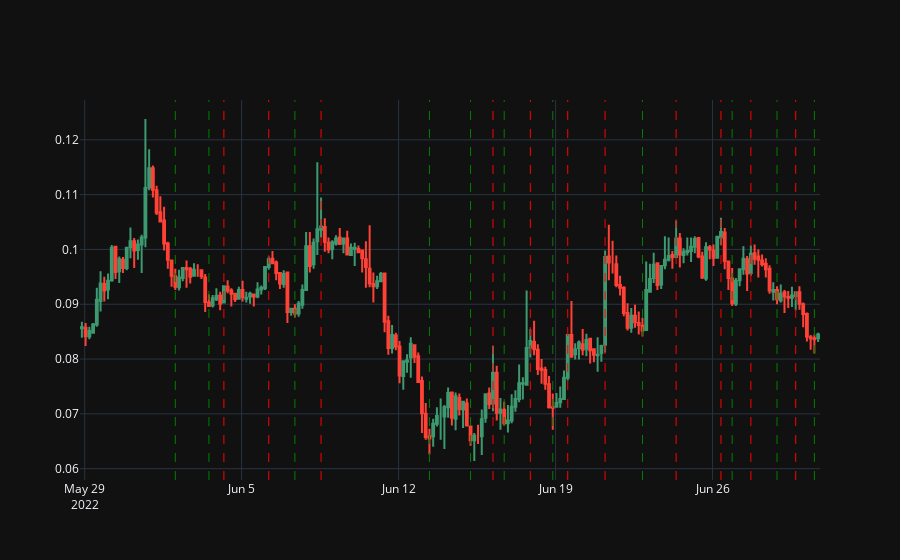

Notebook code for this chart:
### Code cell
# import plotly.express as px
import plotly.graph_objects as go


fig = go.Figure(data=[go.Candlestick(x=data.index,
                open=data['Open'],
                high=data['High'],
                low=data['Low'],
                close=data['Close'])])

for b in buy:
    fig.add_vline(x=b, line_width=1, line_dash="dash", line_color="green")
for s in sell:
    fig.add_vline(x=s, line_width=1, line_dash="dash", line_color="red")

               
fig.update_layout(template = 'plotly_dark')
fig.layout.xaxis.rangeslider.visible = False


fig.show()

### Figure 1 — Plotly figure (JSON) as saved in the notebook; plotly's stock layout.template omitted (floating-point values rounded to 4 significant figures; data arrays with more than 128 entries replaced by an {"elided": "..."} marker saying what was removed)
{"data": [{"close": {"elided": "198 float values"}, "high": {"elided": "198 str values"}, "low": {"elided": "198 str values"}, "open": {"elided": "198 str values"}, "type": "candlestick", "x": {"elided": "198 str values"}}], "layout": {"shapes": [{"line": {"color": "green", "dash": "dash", "width": 1}, "type": "line", "x0": "2022-06-02T01:00:00.000000000", "x1": "2022-06-02T01:00:00.000000000", "xref": "x", "y0": 0, "y1": 1, "yref": "y domain"}, {"line": {"color": "green", "dash": "dash", "width": 1}, "type": "line", "x0": "2022-06-03T13:00:00.000000000", "x1": "2022-06-03T13:00:00.000000000", "xref": "x", "y0": 0, "y1": 1, "yref": "y domain"}, {"line": {"color": "green", "dash": "dash", "width": 1}, "type": "line", "x0": "2022-06-07T09:00:00.000000000", "x1": "2022-06-07T09:00:00.000000000", "xref": "x", "y0": 0, "y1": 1, "yref": "y domain"}, {"line": {"color": "green", "dash": "dash", "width": 1}, "type": "line", "x0": "2022-06-13T09:00:00.000000000", "x1": "2022-06-13T09:00:00.000000000", "xref": "x", "y0": 0, "y1": 1, "yref": "y domain"}, {"line": {"color": "green", "dash": "dash", "width": 1}, "type": "line", "x0": "2022-06-15T05:00:00.000000000", "x1": "2022-06-15T05:00:00.000000000", "xref": "x", "y0": 0, "y1": 1, "yref": "y domain"}, {"line": {"color": "green", "dash": "dash", "width": 1}, "type": "line", "x0": "2022-06-16T17:00:00.000000000", "x1": "2022-06-16T17:00:00.000000000", "xref": "x", "y0": 0, "y1": 1, "yref": "y domain"}, {"line": {"color": "green", "dash": "dash", "width": 1}, "type": "line", "x0": "2022-06-18T21:00:00.000000000", "x1": "2022-06-18T21:00:00.000000000", "xref": "x", "y0": 0, "y1": 1, "yref": "y domain"}, {"line": {"color": "green", "dash": "dash", "width": 1}, "type": "line", "x0": "2022-06-22T21:00:00.000000000", "x1": "2022-06-22T21:00:00.000000000", "xref": "x", "y0": 0, "y1": 1, "yref": "y domain"}, {"line": {"color": "green", "dash": "dash", "width": 1}, "type": "line", "x0": "2022-06-26T21:00:00.000000000", "x1": "2022-06-26T21:00:00.000000000", "xref": "x", "y0": 0, "y1": 1, "yref": "y domain"}, {"line": {"color": "green", "dash": "dash", "width": 1}, "type": "line", "x0": "2022-06-28T21:00:00.000000000", "x1": "2022-06-28T21:00:00.000000000", "xref": "x", "y0": 0, "y1": 1, "yref": "y domain"}, {"line": {"color": "green", "dash": "dash", "width": 1}, "type": "line", "x0": "2022-06-30T13:00:00.000000000", "x1": "2022-06-30T13:00:00.000000000", "xref": "x", "y0": 0, "y1": 1, "yref": "y domain"}, {"line": {"color": "red", "dash": "dash", "width": 1}, "type": "line", "x0": "2022-06-04T05:00:00.000000000", "x1": "2022-06-04T05:00:00.000000000", "xref": "x", "y0": 0, "y1": 1, "yref": "y domain"}, {"line": {"color": "red", "dash": "dash", "width": 1}, "type": "line", "x0": "2022-06-06T05:00:00.000000000", "x1": "2022-06-06T05:00:00.000000000", "xref": "x", "y0": 0, "y1": 1, "yref": "y domain"}, {"line": {"color": "red", "dash": "dash", "width": 1}, "type": "line", "x0": "2022-06-08T13:00:00.000000000", "x1": "2022-06-08T13:00:00.000000000", "xref": "x", "y0": 0, "y1": 1, "yref": "y domain"}, {"line": {"color": "red", "dash": "dash", "width": 1}, "type": "line", "x0": "2022-06-16T05:00:00.000000000", "x1": "2022-06-16T05:00:00.000000000", "xref": "x", "y0": 0, "y1": 1, "yref": "y domain"}, {"line": {"color": "red", "dash": "dash", "width": 1}, "type": "line", "x0": "2022-06-17T21:00:00.000000000", "x1": "2022-06-17T21:00:00.000000000", "xref": "x", "y0": 0, "y1": 1, "yref": "y domain"}, {"line": {"color": "red", "dash": "dash", "width": 1}, "type": "line", "x0": "2022-06-19T13:00:00.000000000", "x1": "2022-06-19T13:00:00.000000000", "xref": "x", "y0": 0, "y1": 1, "yref": "y domain"}, {"line": {"color": "red", "dash": "dash", "width": 1}, "type": "line", "x0": "2022-06-21T05:00:00.000000000", "x1": "2022-06-21T05:00:00.000000000", "xref": "x", "y0": 0, "y1": 1, "yref": "y domain"}, {"line": {"color": "red", "dash": "dash", "width": 1}, "type": "line", "x0": "2022-06-24T09:00:00.000000000", "x1": "2022-06-24T09:00:00.000000000", "xref": "x", "y0": 0, "y1": 1, "yref": "y domain"}, {"line": {"color": "red", "dash": "dash", "width": 1}, "type": "line", "x0": "2022-06-26T09:00:00.000000000", "x1": "2022-06-26T09:00:00.000000000", "xref": "x", "y0": 0, "y1": 1, "yref": "y domain"}, {"line": {"color": "red", "dash": "dash", "width": 1}, "type": "line", "x0": "2022-06-27T17:00:00.000000000", "x1": "2022-06-27T17:00:00.000000000", "xref": "x", "y0": 0, "y1": 1, "yref": "y domain"}, {"line": {"color": "red", "dash": "dash", "width": 1}, "type": "line", "x0": "2022-06-29T17:00:00.000000000", "x1": "2022-06-29T17:00:00.000000000", "xref": "x", "y0": 0, "y1": 1, "yref": "y domain"}], "xaxis": {"rangeslider": {"visible": false}}}}
